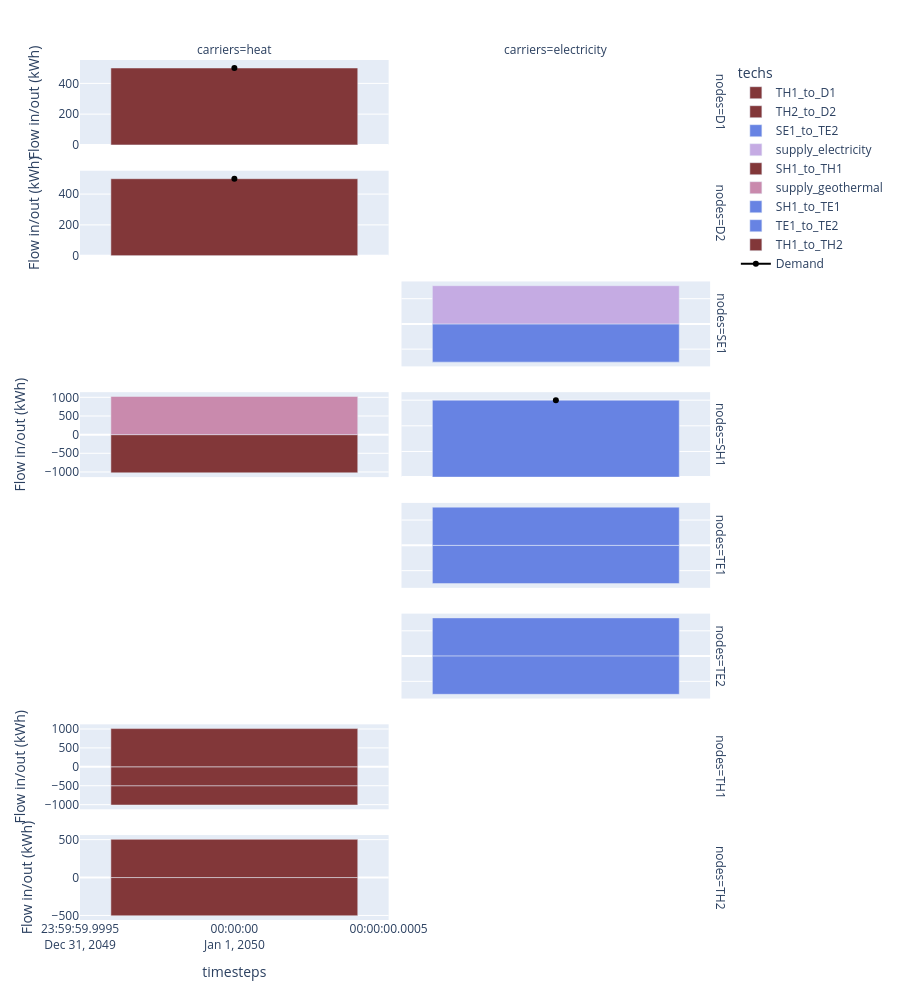

The notebook cell this image was saved under:
### Code cell
carriers = ["heat", "electricity"]
df_flows = (
    (model.results.flow_out.fillna(0) - model.results.flow_in.fillna(0))
    .sel(carriers=carriers)
    .to_series()
    .where(lambda x: x != 0)
    .dropna()
    .to_frame("Flow in/out (kWh)")
    .reset_index()
)
df_demand = df_flows[df_flows.techs.str.contains("demand")]
df_flows_other = df_flows[~df_flows.techs.str.contains("demand")]

print(df_flows.head())

node_order = df_flows_other.nodes.unique()

fig = px.bar(
    df_flows_other,
    x="timesteps",
    y="Flow in/out (kWh)",
    facet_row="nodes",
    facet_col="carriers",
    color="techs",
    category_orders={"nodes": node_order, "carriers": carriers},
    height=1000,
    color_discrete_map=colors,
)

showlegend = True
# we reverse the node order (`[::-1]`) because the rows are numbered from bottom to top.
for row, node in enumerate(node_order[::-1]):
    for col, carrier in enumerate(carriers):
        demand_ = df_demand.loc[
            (df_demand.nodes == node) & (df_demand.techs == f"demand_{carrier}"),
            "Flow in/out (kWh)",
        ]
        if not demand_.empty:
            fig.add_scatter(
                x=model.results.timesteps.values,
                y=-1 * demand_,
                row=row + 1,
                col=col + 1,
                marker_color="black",
                name="Demand",
                legendgroup="demand",
                showlegend=showlegend,
            )
            showlegend = False
fig.update_yaxes(matches=None)
fig.show()

### Figure 1 — Plotly figure (JSON) as saved in the notebook; plotly's stock layout.template omitted (floating-point values rounded to 4 significant figures)
{"data": [{"hovertemplate": "techs=TH1_to_D1<br>nodes=D1<br>carriers=heat<br>timesteps=%{x}<br>Flow in/out (kWh)=%{y}<extra></extra>", "legendgroup": "TH1_to_D1", "marker": {"color": "#823739", "pattern": {"shape": ""}}, "name": "TH1_to_D1", "orientation": "v", "showlegend": true, "textposition": "auto", "type": "bar", "x": ["2050-01-01T00:00:00.000000000"], "xaxis": "x15", "y": [500.0], "yaxis": "y15"}, {"hovertemplate": "techs=TH2_to_D2<br>nodes=D2<br>carriers=heat<br>timesteps=%{x}<br>Flow in/out (kWh)=%{y}<extra></extra>", "legendgroup": "TH2_to_D2", "marker": {"color": "#823739", "pattern": {"shape": ""}}, "name": "TH2_to_D2", "orientation": "v", "showlegend": true, "textposition": "auto", "type": "bar", "x": ["2050-01-01T00:00:00.000000000"], "xaxis": "x13", "y": [500.0], "yaxis": "y13"}, {"hovertemplate": "techs=SE1_to_TE2<br>nodes=SE1<br>carriers=electricity<br>timesteps=%{x}<br>Flow in/out (kWh)=%{y}<extra></extra>", "legendgroup": "SE1_to_TE2", "marker": {"color": "#6783E3", "pattern": {"shape": ""}}, "name": "SE1_to_TE2", "orientation": "v", "showlegend": true, "textposition": "auto", "type": "bar", "x": ["2050-01-01T00:00:00.000000000"], "xaxis": "x12", "y": [-303.0], "yaxis": "y12"}, {"hovertemplate": "techs=supply_electricity<br>nodes=SE1<br>carriers=electricity<br>timesteps=%{x}<br>Flow in/out (kWh)=%{y}<extra></extra>", "legendgroup": "supply_electricity", "marker": {"color": "#C5ABE3", "pattern": {"shape": ""}}, "name": "supply_electricity", "orientation": "v", "showlegend": true, "textposition": "auto", "type": "bar", "x": ["2050-01-01T00:00:00.000000000"], "xaxis": "x12", "y": [303.0], "yaxis": "y12"}, {"hovertemplate": "techs=SH1_to_TH1<br>nodes=SH1<br>carriers=heat<br>timesteps=%{x}<br>Flow in/out (kWh)=%{y}<extra></extra>", "legendgroup": "SH1_to_TH1", "marker": {"color": "#823739", "pattern": {"shape": ""}}, "name": "SH1_to_TH1", "orientation": "v", "showlegend": true, "textposition": "auto", "type": "bar", "x": ["2050-01-01T00:00:00.000000000"], "xaxis": "x9", "y": [-1024.0], "yaxis": "y9"}, {"hovertemplate": "techs=supply_geothermal<br>nodes=SH1<br>carriers=heat<br>timesteps=%{x}<br>Flow in/out (kWh)=%{y}<extra></extra>", "legendgroup": "supply_geothermal", "marker": {"color": "#C98AAD", "pattern": {"shape": ""}}, "name": "supply_geothermal", "orientation": "v", "showlegend": true, "textposition": "auto", "type": "bar", "x": ["2050-01-01T00:00:00.000000000"], "xaxis": "x9", "y": [1024.0], "yaxis": "y9"}, {"hovertemplate": "techs=SH1_to_TE1<br>nodes=SH1<br>carriers=electricity<br>timesteps=%{x}<br>Flow in/out (kWh)=%{y}<extra></extra>", "legendgroup": "SH1_to_TE1", "marker": {"color": "#6783E3", "pattern": {"shape": ""}}, "name": "SH1_to_TE1", "orientation": "v", "showlegend": true, "textposition": "auto", "type": "bar", "x": ["2050-01-01T00:00:00.000000000"], "xaxis": "x10", "y": [300.0], "yaxis": "y10"}, {"hovertemplate": "techs=SH1_to_TE1<br>nodes=TE1<br>carriers=electricity<br>timesteps=%{x}<br>Flow in/out (kWh)=%{y}<extra></extra>", "legendgroup": "SH1_to_TE1", "marker": {"color": "#6783E3", "pattern": {"shape": ""}}, "name": "SH1_to_TE1", "orientation": "v", "showlegend": false, "textposition": "auto", "type": "bar", "x": ["2050-01-01T00:00:00.000000000"], "xaxis": "x8", "y": [-302.1], "yaxis": "y8"}, {"hovertemplate": "techs=TE1_to_TE2<br>nodes=TE1<br>carriers=electricity<br>timesteps=%{x}<br>Flow in/out (kWh)=%{y}<extra></extra>", "legendgroup": "TE1_to_TE2", "marker": {"color": "#6783E3", "pattern": {"shape": ""}}, "name": "TE1_to_TE2", "orientation": "v", "showlegend": true, "textposition": "auto", "type": "bar", "x": ["2050-01-01T00:00:00.000000000"], "xaxis": "x8", "y": [302.1], "yaxis": "y8"}, {"hovertemplate": "techs=SE1_to_TE2<br>nodes=TE2<br>carriers=electricity<br>timesteps=%{x}<br>Flow in/out (kWh)=%{y}<extra></extra>", "legendgroup": "SE1_to_TE2", "marker": {"color": "#6783E3", "pattern": {"shape": ""}}, "name": "SE1_to_TE2", "orientation": "v", "showlegend": false, "textposition": "auto", "type": "bar", "x": ["2050-01-01T00:00:00.000000000"], "xaxis": "x6", "y": [302.6], "yaxis": "y6"}, {"hovertemplate": "techs=TE1_to_TE2<br>nodes=TE2<br>carriers=electricity<br>timesteps=%{x}<br>Flow in/out (kWh)=%{y}<extra></extra>", "legendgroup": "TE1_to_TE2", "marker": {"color": "#6783E3", "pattern": {"shape": ""}}, "name": "TE1_to_TE2", "orientation": "v", "showlegend": false, "textposition": "auto", "type": "bar", "x": ["2050-01-01T00:00:00.000000000"], "xaxis": "x6", "y": [-302.6], "yaxis": "y6"}, {"hovertemplate": "techs=TH1_to_D1<br>nodes=TH1<br>carriers=heat<br>timesteps=%{x}<br>Flow in/out (kWh)=%{y}<extra></extra>", "legendgroup": "TH1_to_D1", "marker": {"color": "#823739", "pattern": {"shape": ""}}, "name": "TH1_to_D1", "orientation": "v", "showlegend": false, "textposition": "auto", "type": "bar", "x": ["2050-01-01T00:00:00.000000000"], "xaxis": "x3", "y": [-504.4], "yaxis": "y3"}, {"hovertemplate": "techs=SH1_to_TH1<br>nodes=TH1<br>carriers=heat<br>timesteps=%{x}<br>Flow in/out (kWh)=%{y}<extra></extra>", "legendgroup": "SH1_to_TH1", "marker": {"color": "#823739", "pattern": {"shape": ""}}, "name": "SH1_to_TH1", "orientation": "v", "showlegend": false, "textposition": "auto", "type": "bar", "x": ["2050-01-01T00:00:00.000000000"], "xaxis": "x3", "y": [1010.0], "yaxis": "y3"}, {"hovertemplate": "techs=TH1_to_TH2<br>nodes=TH1<br>carriers=heat<br>timesteps=%{x}<br>Flow in/out (kWh)=%{y}<extra></extra>", "legendgroup": "TH1_to_TH2", "marker": {"color": "#823739", "pattern": {"shape": ""}}, "name": "TH1_to_TH2", "orientation": "v", "showlegend": true, "textposition": "auto", "type": "bar", "x": ["2050-01-01T00:00:00.000000000"], "xaxis": "x3", "y": [-505.7], "yaxis": "y3"}, {"hovertemplate": "techs=TH2_to_D2<br>nodes=TH2<br>carriers=heat<br>timesteps=%{x}<br>Flow in/out (kWh)=%{y}<extra></extra>", "legendgroup": "TH2_to_D2", "marker": {"color": "#823739", "pattern": {"shape": ""}}, "name": "TH2_to_D2", "orientation": "v", "showlegend": false, "textposition": "auto", "type": "bar", "x": ["2050-01-01T00:00:00.000000000"], "xaxis": "x", "y": [-503.9], "yaxis": "y"}, {"hovertemplate": "techs=TH1_to_TH2<br>nodes=TH2<br>carriers=heat<br>timesteps=%{x}<br>Flow in/out (kWh)=%{y}<extra></extra>", "legendgroup": "TH1_to_TH2", "marker": {"color": "#823739", "pattern": {"shape": ""}}, "name": "TH1_to_TH2", "orientation": "v", "showlegend": false, "textposition": "auto", "type": "bar", "x": ["2050-01-01T00:00:00.000000000"], "xaxis": "x", "y": [503.9], "yaxis": "y"}, {"legendgroup": "demand", "marker": {"color": "black"}, "name": "Demand", "showlegend": true, "type": "scatter", "x": ["2050-01-01T00:00:00.000000000"], "xaxis": "x10", "y": [300.0], "yaxis": "y10"}, {"legendgroup": "demand", "marker": {"color": "black"}, "name": "Demand", "showlegend": false, "type": "scatter", "x": ["2050-01-01T00:00:00.000000000"], "xaxis": "x13", "y": [500.0], "yaxis": "y13"}, {"legendgroup": "demand", "marker": {"color": "black"}, "name": "Demand", "showlegend": false, "type": "scatter", "x": ["2050-01-01T00:00:00.000000000"], "xaxis": "x15", "y": [500.0], "yaxis": "y15"}], "layout": {"annotations": [{"font": {}, "showarrow": false, "text": "carriers=heat", "x": 0.24, "xanchor": "center", "xref": "paper", "y": 1, "yanchor": "bottom", "yref": "paper"}, {"font": {}, "showarrow": false, "text": "carriers=electricity", "x": 0.74, "xanchor": "center", "xref": "paper", "y": 1, "yanchor": "bottom", "yref": "paper"}, {"font": {}, "showarrow": false, "text": "nodes=TH2", "textangle": 90, "x": 0.98, "xanchor": "left", "xref": "paper", "y": 0.04938, "yanchor": "middle", "yref": "paper"}, {"font": {}, "showarrow": false, "text": "nodes=TH1", "textangle": 90, "x": 0.98, "xanchor": "left", "xref": "paper", "y": 0.1781, "yanchor": "middle", "yref": "paper"}, {"font": {}, "showarrow": false, "text": "nodes=TE2", "textangle": 90, "x": 0.98, "xanchor": "left", "xref": "paper", "y": 0.3069, "yanchor": "middle", "yref": "paper"}, {"font": {}, "showarrow": false, "text": "nodes=TE1", "textangle": 90, "x": 0.98, "xanchor": "left", "xref": "paper", "y": 0.4356, "yanchor": "middle", "yref": "paper"}, {"font": {}, "showarrow": false, "text": "nodes=SH1", "textangle": 90, "x": 0.98, "xanchor": "left", "xref": "paper", "y": 0.5644, "yanchor": "middle", "yref": "paper"}, {"font": {}, "showarrow": false, "text": "nodes=SE1", "textangle": 90, "x": 0.98, "xanchor": "left", "xref": "paper", "y": 0.6931, "yanchor": "middle", "yref": "paper"}, {"font": {}, "showarrow": false, "text": "nodes=D2", "textangle": 90, "x": 0.98, "xanchor": "left", "xref": "paper", "y": 0.8219, "yanchor": "middle", "yref": "paper"}, {"font": {}, "showarrow": false, "text": "nodes=D1", "textangle": 90, "x": 0.98, "xanchor": "left", "xref": "paper", "y": 0.9506, "yanchor": "middle", "yref": "paper"}], "barmode": "relative", "height": 1000, "legend": {"title": {"text": "techs"}, "tracegroupgap": 0}, "margin": {"t": 60}, "xaxis": {"anchor": "y", "domain": [0, 0.48], "title": {"text": "timesteps"}}, "xaxis10": {"anchor": "y10", "domain": [0.5, 0.98], "matches": "x", "showticklabels": false}, "xaxis11": {"anchor": "y11", "domain": [0, 0.48], "matches": "x", "showticklabels": false}, "xaxis12": {"anchor": "y12", "domain": [0.5, 0.98], "matches": "x", "showticklabels": false}, "xaxis13": {"anchor": "y13", "domain": [0, 0.48], "matches": "x", "showticklabels": false}, "xaxis14": {"anchor": "y14", "domain": [0.5, 0.98], "matches": "x", "showticklabels": false}, "xaxis15": {"anchor": "y15", "domain": [0, 0.48], "matches": "x", "showticklabels": false}, "xaxis16": {"anchor": "y16", "domain": [0.5, 0.98], "matches": "x", "showticklabels": false}, "xaxis2": {"anchor": "y2", "domain": [0.5, 0.98], "matches": "x", "title": {"text": "timesteps"}}, "xaxis3": {"anchor": "y3", "domain": [0, 0.48], "matches": "x", "showticklabels": false}, "xaxis4": {"anchor": "y4", "domain": [0.5, 0.98], "matches": "x", "showticklabels": false}, "xaxis5": {"anchor": "y5", "domain": [0, 0.48], "matches": "x", "showticklabels": false}, "xaxis6": {"anchor": "y6", "domain": [0.5, 0.98], "matches": "x", "showticklabels": false}, "xaxis7": {"anchor": "y7", "domain": [0, 0.48], "matches": "x", "showticklabels": false}, "xaxis8": {"anchor": "y8", "domain": [0.5, 0.98], "matches": "x", "showticklabels": false}, "xaxis9": {"anchor": "y9", "domain": [0, 0.48], "matches": "x", "showticklabels": false}, "yaxis": {"anchor": "x", "domain": [0, 0.09875], "title": {"text": "Flow in/out (kWh)"}}, "yaxis10": {"anchor": "x10", "domain": [0.515, 0.6138], "showticklabels": false}, "yaxis11": {"anchor": "x11", "domain": [0.6438, 0.7425], "title": {"text": "Flow in/out (kWh)"}}, "yaxis12": {"anchor": "x12", "domain": [0.6438, 0.7425], "showticklabels": false}, "yaxis13": {"anchor": "x13", "domain": [0.7725, 0.8712], "title": {"text": "Flow in/out (kWh)"}}, "yaxis14": {"anchor": "x14", "domain": [0.7725, 0.8712], "showticklabels": false}, "yaxis15": {"anchor": "x15", "domain": [0.9012, 1], "title": {"text": "Flow in/out (kWh)"}}, "yaxis16": {"anchor": "x16", "domain": [0.9012, 1], "showticklabels": false}, "yaxis2": {"anchor": "x2", "domain": [0, 0.09875], "showticklabels": false}, "yaxis3": {"anchor": "x3", "domain": [0.1288, 0.2275], "title": {"text": "Flow in/out (kWh)"}}, "yaxis4": {"anchor": "x4", "domain": [0.1288, 0.2275], "showticklabels": false}, "yaxis5": {"anchor": "x5", "domain": [0.2575, 0.3563], "title": {"text": "Flow in/out (kWh)"}}, "yaxis6": {"anchor": "x6", "domain": [0.2575, 0.3563], "showticklabels": false}, "yaxis7": {"anchor": "x7", "domain": [0.3862, 0.485], "title": {"text": "Flow in/out (kWh)"}}, "yaxis8": {"anchor": "x8", "domain": [0.3862, 0.485], "showticklabels": false}, "yaxis9": {"anchor": "x9", "domain": [0.515, 0.6138], "title": {"text": "Flow in/out (kWh)"}}}}
